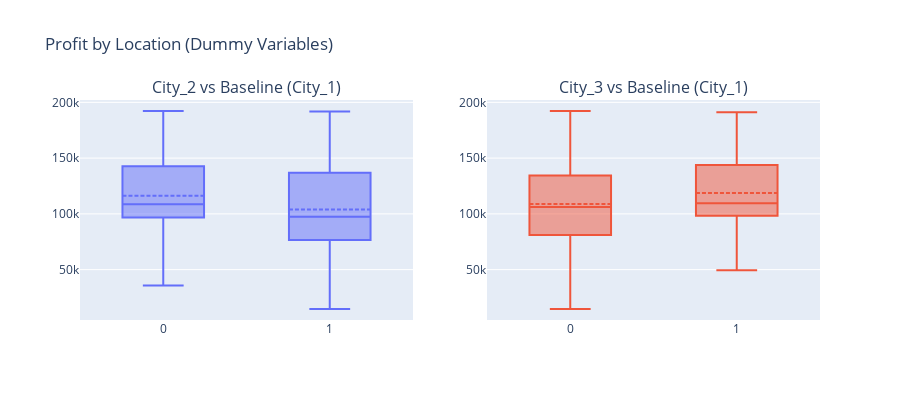

The cell this chart's notebook holds for it:
### Code cell
# Box plots for categorical variables
fig = make_subplots(
    rows=1,
    cols=2,
    subplot_titles=[
        "City_2 vs Baseline (City_1)",
        "City_3 vs Baseline (City_1)"
    ]
)

fig.add_trace(
    go.Box(
        x=x["Location_City_2"],
        y=y,
        name="City_2",
        boxmean=True
    ),
    row=1,
    col=1
)

fig.add_trace(
    go.Box(
        x=x["Location_City_3"],
        y=y,
        name="City_3",
        boxmean=True
    ),
    row=1,
    col=2
)

fig.update_layout(
    title="Profit by Location (Dummy Variables)",
    height=400,
    showlegend=False
)

fig.show()

### Figure 1 — Plotly figure (JSON) as saved in the notebook; plotly's stock layout.template omitted (floating-point values rounded to 4 significant figures)
{"data": [{"boxmean": true, "name": "City_2", "type": "box", "x": [0.0, 1.0, 0.0, 0.0, 0.0, 0.0, 1.0, 0.0, 0.0, 1.0, 0.0, 1.0, 0.0, 1.0, 0.0, 0.0, 1.0, 0.0, 0.0, 0.0, 1.0, 0.0, 0.0, 0.0, 0.0, 1.0, 0.0, 0.0, 0.0, 0.0, 0.0, 0.0, 1.0, 0.0, 1.0, 0.0, 0.0, 1.0, 0.0, 1.0, 1.0, 0.0, 1.0, 0.0, 1.0, 0.0, 0.0, 1.0, 0.0, 1.0], "xaxis": "x", "y": [192300.0, 191800.0, 191100.0, 182900.0, 166200.0, 157000.0, 156100.0, 155800.0, 152200.0, 149800.0, 146100.0, 144300.0, 141600.0, 134300.0, 132600.0, 129900.0, 127000.0, 125400.0, 124300.0, 122800.0, 118500.0, 111300.0, 110400.0, 108700.0, 108600.0, 107400.0, 105700.0, 105000.0, 103300.0, 101000.0, 99940.0, 97480.0, 97430.0, 96780.0, 96710.0, 96480.0, 90710.0, 89950.0, 81230.0, 81010.0, 78240.0, 77800.0, 71500.0, 69760.0, 65200.0, 64930.0, 49490.0, 42560.0, 35670.0, 14680.0], "yaxis": "y"}, {"boxmean": true, "name": "City_3", "type": "box", "x": [0.0, 0.0, 1.0, 0.0, 1.0, 0.0, 0.0, 1.0, 0.0, 0.0, 1.0, 0.0, 1.0, 0.0, 1.0, 0.0, 0.0, 0.0, 1.0, 0.0, 0.0, 0.0, 1.0, 1.0, 0.0, 0.0, 1.0, 0.0, 1.0, 0.0, 1.0, 0.0, 0.0, 1.0, 0.0, 0.0, 1.0, 0.0, 0.0, 0.0, 0.0, 1.0, 0.0, 0.0, 0.0, 0.0, 1.0, 0.0, 0.0, 0.0], "xaxis": "x2", "y": [192300.0, 191800.0, 191100.0, 182900.0, 166200.0, 157000.0, 156100.0, 155800.0, 152200.0, 149800.0, 146100.0, 144300.0, 141600.0, 134300.0, 132600.0, 129900.0, 127000.0, 125400.0, 124300.0, 122800.0, 118500.0, 111300.0, 110400.0, 108700.0, 108600.0, 107400.0, 105700.0, 105000.0, 103300.0, 101000.0, 99940.0, 97480.0, 97430.0, 96780.0, 96710.0, 96480.0, 90710.0, 89950.0, 81230.0, 81010.0, 78240.0, 77800.0, 71500.0, 69760.0, 65200.0, 64930.0, 49490.0, 42560.0, 35670.0, 14680.0], "yaxis": "y2"}], "layout": {"annotations": [{"font": {"size": 16}, "showarrow": false, "text": "City_2 vs Baseline (City_1)", "x": 0.225, "xanchor": "center", "xref": "paper", "y": 1, "yanchor": "bottom", "yref": "paper"}, {"font": {"size": 16}, "showarrow": false, "text": "City_3 vs Baseline (City_1)", "x": 0.775, "xanchor": "center", "xref": "paper", "y": 1, "yanchor": "bottom", "yref": "paper"}], "height": 400, "showlegend": false, "title": {"text": "Profit by Location (Dummy Variables)"}, "xaxis": {"anchor": "y", "domain": [0, 0.45]}, "xaxis2": {"anchor": "y2", "domain": [0.55, 1]}, "yaxis": {"anchor": "x", "domain": [0, 1]}, "yaxis2": {"anchor": "x2", "domain": [0, 1]}}}
